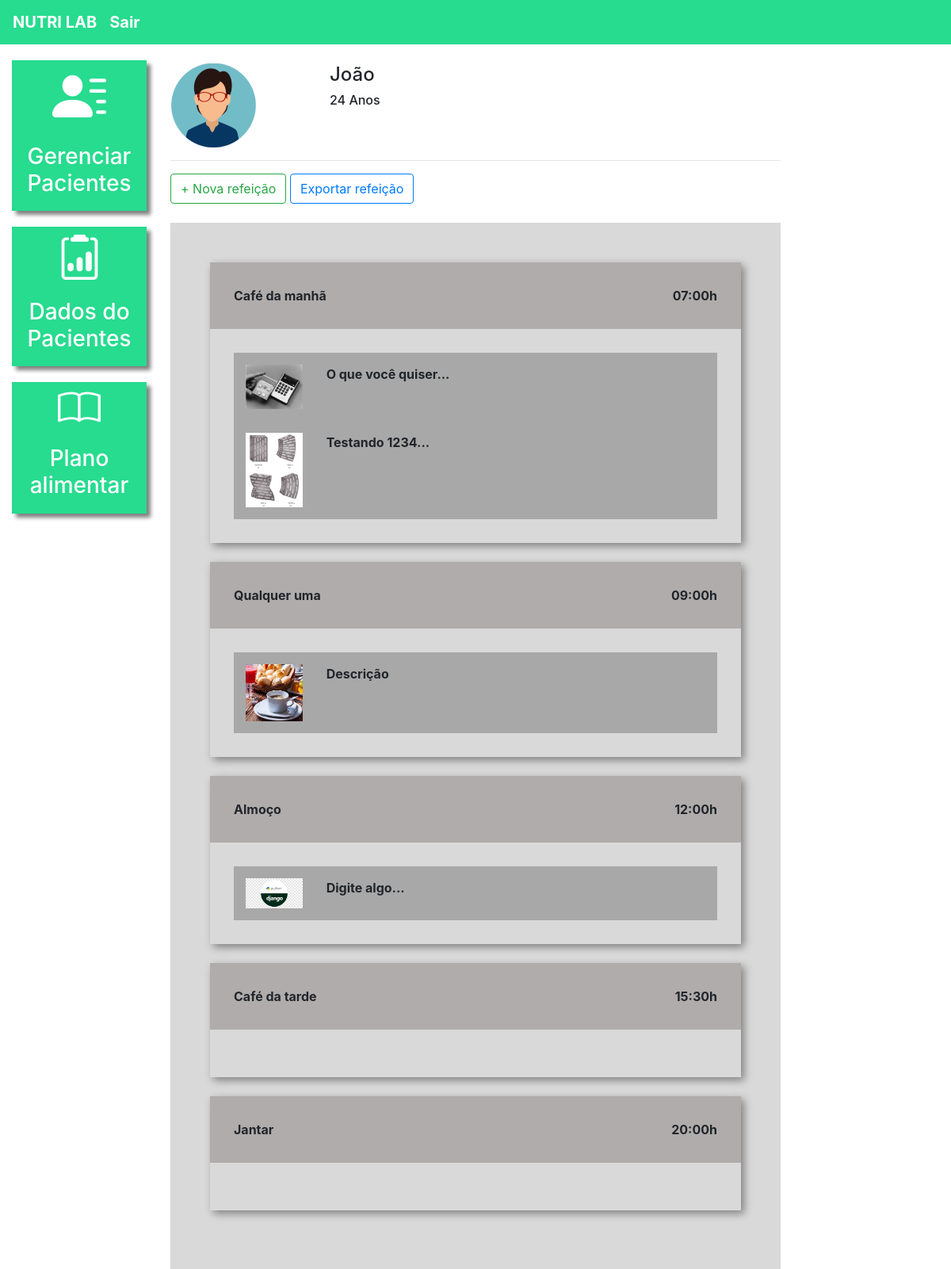
/plano_alimentar/3/ (signed in), run on the app's committed database.
### plataforma/models.py (models this page shows, shortened)
class Pacientes(models.Model):
    choices_sexo = (('F', 'Feminino'),
                    ('M', 'Maculino'))
    nome = models.CharField(max_length=50)
    sexo = models.CharField(max_length=1, choices=choices_sexo)
    idade = models.IntegerField()
    email = models.EmailField()
    telefone = models.CharField(max_length=19)
    nutri = models.ForeignKey(User, on_delete=models.CASCADE)

class Refeicao(models.Model):
    paciente = models.ForeignKey(Pacientes, on_delete=models.CASCADE)
    titulo = models.CharField(max_length=50)
    horario = models.TimeField()
    carboidratos = models.IntegerField()
    proteinas = models.IntegerField()
    gorduras = models.IntegerField()

class Opcao(models.Model):
    refeicao = models.ForeignKey(Refeicao, on_delete=models.CASCADE)
    imagem = models.ImageField(upload_to="opcao")
    descricao = models.TextField()

### plataforma/views.py (the view)
# urls.py: path('plano_alimentar/<str:id>/', views.plano_alimentar, name="plano_alimentar"),
@login_required(login_url="/auth/login/")
def plano_alimentar(request, id):
    paciente = get_object_or_404(Pacientes, id=id)
    if not paciente.nutri == request.user:
        messages.add_message(request, constants.ERROR, 'Você está tentando acessar um paciente que não é seu.')
        return redirect('/dados_paciente/')
    if request.method == "GET":
        refeicao = Refeicao.objects.filter(paciente=paciente).order_by('horario')
        opcao = Opcao.objects.all()
        return render(request, 'plano_alimentar.html', {'paciente': paciente, 'refeicao':refeicao, 'opcao': opcao})

### plataforma/templates/plano_alimentar.html (shortened to what this page needs)
{% extends 'base_plataforma.html' %}
{% load static %}
{% block 'plataforma' %}
    <br>
    <div class="row">
        <div class="col-md-3">
                {% if paciente.sexo == "M"%}
                    <img src="{% static 'plataforma/img/perfil2.png' %}">
                {% else %}
                    <img src="{% static 'plataforma/img/perfil1.png' %}">
                {% endif %}
        </div>
        <div class="col-md-3 dados descricao">
            <h4>{{paciente.nome}}</h4>
            <h6>{{paciente.idade}} Anos</h6>
        </div>
    </div>
    <hr>
    <button type="button" class="btn btn-outline-success" data-toggle="modal" data-target="#modal">
        + Nova refeição
    </button>
    <a class="btn btn-outline-primary" href="{% url 'download' paciente.id %}">
        Exportar refeição
    </a>
    <br>
    <br>
    <div class="fundo-alimentar">
        {% for ref in refeicao %}
            <div class="refeicao">
                <div class="head-refeicao">
                    <span>{{ref.titulo}}</span>
                    <span style="float: right;">{{ref.horario}}h</span>
                </div>
                <div class="body-refeicao">
                    {% for op in opcao%}
                        {% if op.refeicao == ref %}
                            <div class="opcao">
                                <div class="row">
                                    <div class="col-md-2">
                                        <img width="100%" src="{{op.imagem.url}}">
                                    </div>
                                    <div class="col-md-10">
                                        {{op.descricao}}
                                    </div>
                                </div>
                            </div>
                        {% endif %}
                    {% endfor %}
                </div>
            </div>
            <br>
        {% endfor %}
    </div>
{% endblock%}

### templates/static/plataforma/css/css.css (style rules this page uses)
.dados { font-weight: bold; }
.descricao { margin-left: -12%; }
@media (max-width: 1300px) { .descricao { margin-left: 1px; } }

### templates/static/plataforma/css/plano_alimentar.css (style rules this page uses)
.fundo-alimentar { background-color: #D9D9D9; padding: 50px; }
.refeicao { box-shadow: 4px 4px 10px gray; }
.head-refeicao { background-color: #B0ACAC; padding: 30px; font-weight: bold; }
.body-refeicao { padding: 30px; font-weight: bold; }
.opcao { background-color: #A8A8A8; padding: 15px; }

### data on the page
Pacientes: nome "João", idade "24"
Refeicao: titulo "Café da manhã", horario "07:00"
Opcao: imagem (picture), descricao "O que você quiser..."
Opcao: imagem (picture), descricao "Testando 1234..."
Refeicao: titulo "Qualquer uma", horario "09:00"
Opcao: imagem (picture), descricao "Descrição"
Refeicao: titulo "Almoço", horario "12:00"
Opcao: imagem (picture), descricao "Digite algo..."
Refeicao: titulo "Café da tarde", horario "15:30"
Refeicao: titulo "Jantar", horario "20:00"
